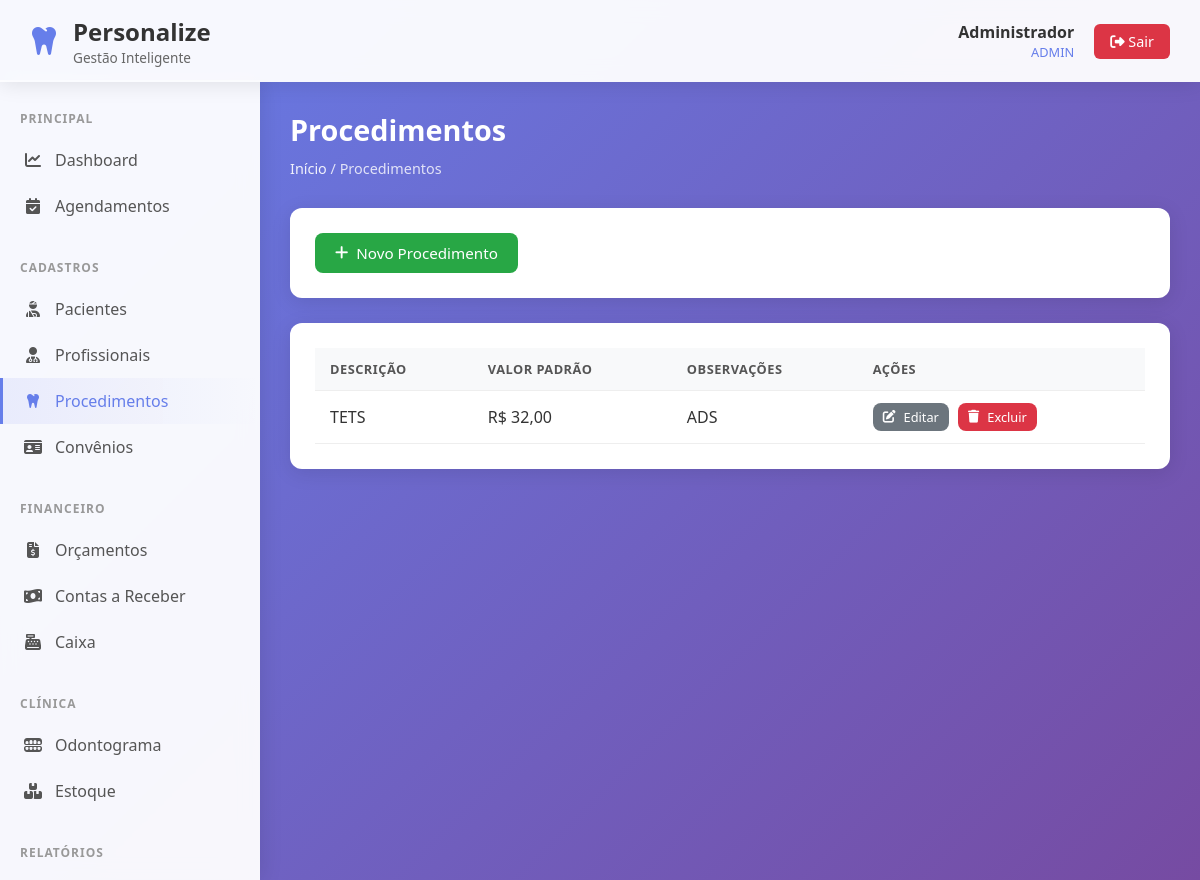
/procedimentos/procedimentos.php (signed in), run on an earlier commit of the app's database.
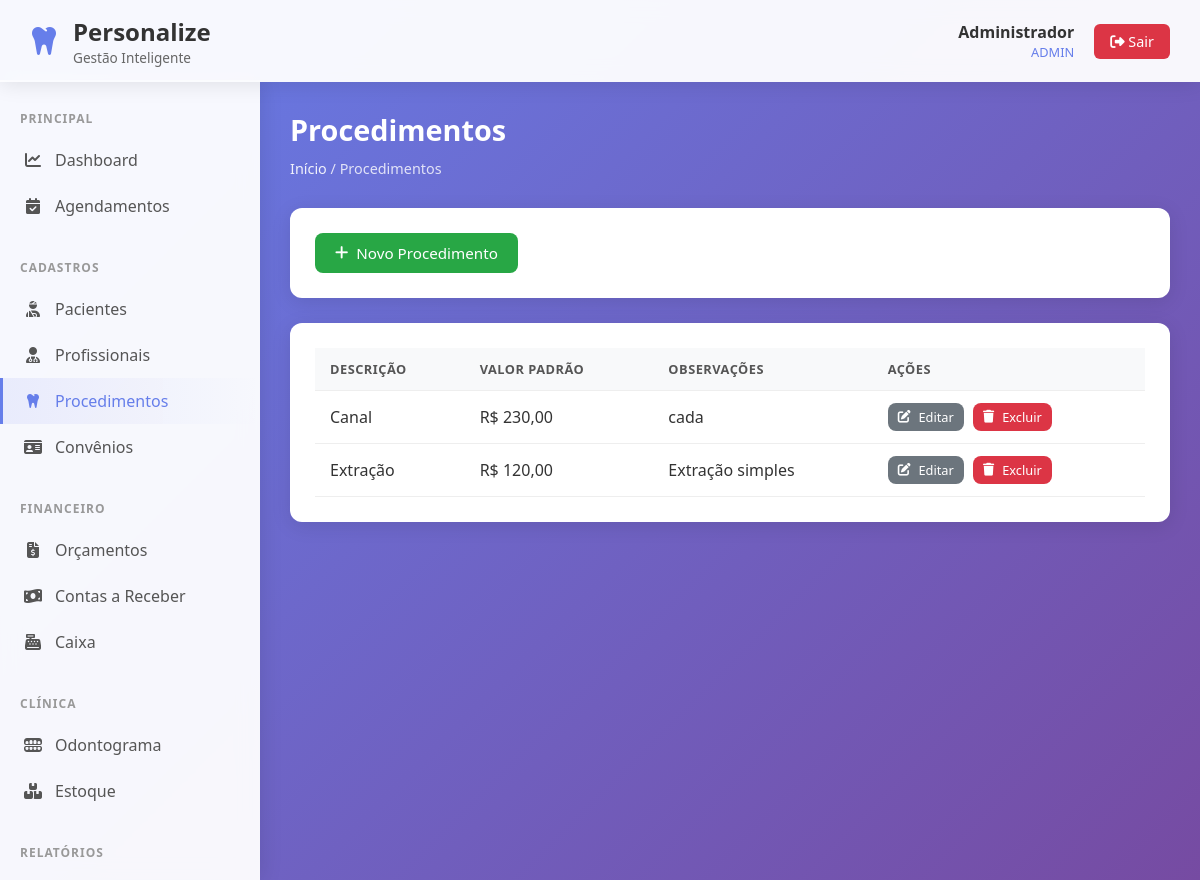
And on a later commit of the database.
### tables this page shows
CREATE TABLE procedimentos (
    id INTEGER PRIMARY KEY AUTOINCREMENT,
    descricao TEXT NOT NULL,
    valor_padrao REAL NOT NULL
, observacoes VARCHAR(255));

### includes/functions.php (called while the page is built, shortened)
<?php
function formatarDinheiro($valor) {
    return 'R$ ' . number_format($valor, 2, ',', '.');
}

### procedimentos/procedimentos.php (the view, shortened to what this page needs)
<?php
require_once '../includes/functions.php';
require_once '../config/conexao.php';
$procedimentos = $db->query("SELECT * FROM procedimentos ORDER BY descricao")->fetchAll(PDO::FETCH_ASSOC);
include '../includes/header.php';
?>
<div class="page-header">
    <h1 class="page-title">Procedimentos</h1>
    <div class="breadcrumb"><a href="../dashboard/index.php">Início</a> / Procedimentos</div>
</div>
<div class="card" style="margin-bottom: 25px;">
    <a href="novo.php" class="btn btn-success"><i class="fa-solid fa-plus"></i> Novo Procedimento</a>
</div>
<div class="card">
    <div class="table-container">
        <table>
            <thead>
                <tr>
                    <th>Descrição</th>
                    <th>Valor Padrão</th>
                    <th>Observações</th>
                    <th>Ações</th>
                </tr>
            </thead>
            <tbody>
                <?php foreach ($procedimentos as $p): ?>
                    <tr>
                        <td><?php echo htmlspecialchars($p['descricao']); ?></td>
                        <td><?php echo formatarDinheiro($p['valor_padrao']); ?></td>
                        <td><?php echo htmlspecialchars($p['observacoes'] ?? ''); ?></td>
                        <td>
                            <a href="editar.php?id=<?php echo $p['id']; ?>" class="btn btn-secondary" style="padding: 5px 10px; font-size: 0.8rem;">
                                <i class="fa-solid fa-pen-to-square"></i> Editar
                            </a>
                            <a href="excluir.php?id=<?php echo $p['id']; ?>" class="btn btn-danger" style="padding: 5px 10px; font-size: 0.8rem; margin-left: 5px;" onclick="return confirmarExclusao()">
                                <i class="fa-solid fa-trash"></i> Excluir
                            </a>
                        </td>
                    </tr>
                <?php endforeach; ?>
            </tbody>
        </table>
    </div>
</div>
<?php include '../includes/footer.php'; ?>

What changed in the data, as far as the page shows it:
removed procedimentos: descricao "TETS", valor_padrao "R$ 32,00", observacoes "ADS"
added procedimentos: descricao "Canal", valor_padrao "R$ 230,00", observacoes "cada"
added procedimentos: descricao "Extração", valor_padrao "R$ 120,00", observacoes "Extração simples"
